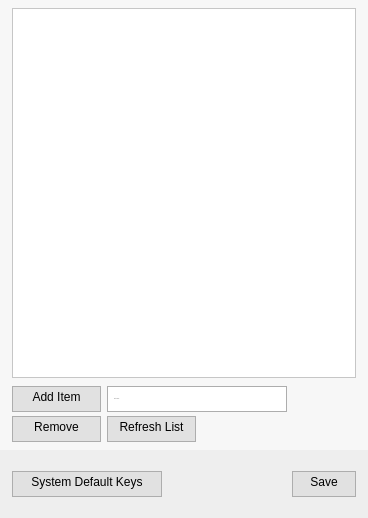
<?xml version="1.0" encoding="UTF-8"?>
<ui version="4.0">
 <class>LogItemEditDialog</class>
 <widget class="QDialog" name="LogItemEditDialog">
  <property name="geometry">
   <rect>
    <x>0</x>
    <y>0</y>
    <width>368</width>
    <height>518</height>
   </rect>
  </property>
  <property name="sizePolicy">
   <sizepolicy hsizetype="Preferred" vsizetype="Preferred">
    <horstretch>0</horstretch>
    <verstretch>0</verstretch>
   </sizepolicy>
  </property>
  <property name="minimumSize">
   <size>
    <width>299</width>
    <height>332</height>
   </size>
  </property>
  <property name="maximumSize">
   <size>
    <width>380</width>
    <height>518</height>
   </size>
  </property>
  <property name="windowTitle">
   <string>Dialog</string>
  </property>
  <property name="styleSheet">
   <string notr="true">background:#F7F7F7;
opacity:1;</string>
  </property>
  <layout class="QVBoxLayout" name="verticalLayout_3">
   <property name="leftMargin">
    <number>0</number>
   </property>
   <property name="topMargin">
    <number>0</number>
   </property>
   <property name="rightMargin">
    <number>0</number>
   </property>
   <property name="bottomMargin">
    <number>0</number>
   </property>
   <item>
    <layout class="QVBoxLayout" name="verticalLayout_2">
     <property name="spacing">
      <number>0</number>
     </property>
     <item>
      <layout class="QHBoxLayout" name="horizontalLayout_5">
       <property name="spacing">
        <number>0</number>
       </property>
       <property name="bottomMargin">
        <number>0</number>
       </property>
       <item>
        <spacer name="horizontalSpacer_4">
         <property name="orientation">
          <enum>Qt::Horizontal</enum>
         </property>
         <property name="sizeType">
          <enum>QSizePolicy::Fixed</enum>
         </property>
         <property name="sizeHint" stdset="0">
          <size>
           <width>12</width>
           <height>20</height>
          </size>
         </property>
        </spacer>
       </item>
       <item>
        <layout class="QVBoxLayout" name="verticalLayout">
         <property name="spacing">
          <number>0</number>
         </property>
         <property name="topMargin">
          <number>0</number>
         </property>
         <property name="bottomMargin">
          <number>0</number>
         </property>
         <item>
          <spacer name="verticalSpacer_4">
           <property name="orientation">
            <enum>Qt::Vertical</enum>
           </property>
           <property name="sizeType">
            <enum>QSizePolicy::Fixed</enum>
           </property>
           <property name="sizeHint" stdset="0">
            <size>
             <width>20</width>
             <height>8</height>
            </size>
           </property>
          </spacer>
         </item>
         <item>
          <widget class="QTableWidget" name="tableWidget">
           <property name="minimumSize">
            <size>
             <width>275</width>
             <height>188</height>
            </size>
           </property>
           <property name="maximumSize">
            <size>
             <width>364</width>
             <height>376</height>
            </size>
           </property>
           <property name="autoFillBackground">
            <bool>true</bool>
           </property>
           <property name="styleSheet">
            <string notr="true">QTableWidget{
  border: 1px solid #C6C6C6;
  opacity: 1;
  background: #FFFFFF;
  margin: 0;
  gridline-color: #E2E2E2;
}
QHeaderView::section{
    spacing: 10px;
    background-color: #FFFFFF;
    color: #000000;
    border:none;
    border-bottom: 1px solid #E2E2E2;
        border-right: 1px solid #E2E2E2;
    margin:0;
        font: Bold 13px &quot;Segoe UI&quot;;
}</string>
           </property>
           <property name="frameShape">
            <enum>QFrame::Box</enum>
           </property>
           <property name="frameShadow">
            <enum>QFrame::Plain</enum>
           </property>
           <property name="horizontalScrollBarPolicy">
            <enum>Qt::ScrollBarAsNeeded</enum>
           </property>
           <property name="sizeAdjustPolicy">
            <enum>QAbstractScrollArea::AdjustToContents</enum>
           </property>
           <property name="autoScrollMargin">
            <number>32</number>
           </property>
           <property name="editTriggers">
            <set>QAbstractItemView::NoEditTriggers</set>
           </property>
           <property name="alternatingRowColors">
            <bool>true</bool>
           </property>
           <property name="selectionMode">
            <enum>QAbstractItemView::SingleSelection</enum>
           </property>
           <property name="selectionBehavior">
            <enum>QAbstractItemView::SelectRows</enum>
           </property>
           <property name="verticalScrollMode">
            <enum>QAbstractItemView::ScrollPerItem</enum>
           </property>
           <property name="horizontalScrollMode">
            <enum>QAbstractItemView::ScrollPerPixel</enum>
           </property>
           <property name="showGrid">
            <bool>true</bool>
           </property>
           <property name="gridStyle">
            <enum>Qt::SolidLine</enum>
           </property>
           <property name="wordWrap">
            <bool>true</bool>
           </property>
           <property name="cornerButtonEnabled">
            <bool>false</bool>
           </property>
           <property name="rowCount">
            <number>0</number>
           </property>
           <property name="columnCount">
            <number>0</number>
           </property>
           <attribute name="horizontalHeaderVisible">
            <bool>false</bool>
           </attribute>
           <attribute name="horizontalHeaderDefaultSectionSize">
            <number>120</number>
           </attribute>
           <attribute name="verticalHeaderVisible">
            <bool>false</bool>
           </attribute>
          </widget>
         </item>
         <item>
          <spacer name="verticalSpacer">
           <property name="orientation">
            <enum>Qt::Vertical</enum>
           </property>
           <property name="sizeType">
            <enum>QSizePolicy::Fixed</enum>
           </property>
           <property name="sizeHint" stdset="0">
            <size>
             <width>5</width>
             <height>8</height>
            </size>
           </property>
          </spacer>
         </item>
         <item>
          <layout class="QHBoxLayout" name="horizontalLayout_2">
           <property name="spacing">
            <number>0</number>
           </property>
           <item>
            <widget class="QPushButton" name="pushButton">
             <property name="sizePolicy">
              <sizepolicy hsizetype="Fixed" vsizetype="Fixed">
               <horstretch>0</horstretch>
               <verstretch>0</verstretch>
              </sizepolicy>
             </property>
             <property name="minimumSize">
              <size>
               <width>89</width>
               <height>26</height>
              </size>
             </property>
             <property name="maximumSize">
              <size>
               <width>89</width>
               <height>26</height>
              </size>
             </property>
             <property name="styleSheet">
              <string notr="true">QPushButton {
  border: 1px solid #ADADAD;
  opacity: 1;
  text-align: center;
  font: 13px &quot;Segoe UI&quot;;
  color: #000000;
  background: #E1E1E1;
  margin: 0;
  padding-bottom:4px;
}
QPushButton:hover{
  color: #000000;
  background-color: #E5F1FB;
  border-color: #0078D7;
}
QPushButton:focus{
  #box-shadow: none, 0 0 0 0.2rem rgba(0, 188, 212, 0.5);
}
QPushButto:disabled {
  color: #ffffff;
  background-color: #00bcd4;
  border-color: #00bcd4;
}</string>
             </property>
             <property name="text">
              <string>Add Item</string>
             </property>
             <property name="shortcut">
              <string>Return</string>
             </property>
            </widget>
           </item>
           <item>
            <spacer name="horizontalSpacer_7">
             <property name="orientation">
              <enum>Qt::Horizontal</enum>
             </property>
             <property name="sizeType">
              <enum>QSizePolicy::Fixed</enum>
             </property>
             <property name="sizeHint" stdset="0">
              <size>
               <width>6</width>
               <height>20</height>
              </size>
             </property>
            </spacer>
           </item>
           <item>
            <widget class="QLineEdit" name="lineEdit">
             <property name="sizePolicy">
              <sizepolicy hsizetype="Fixed" vsizetype="Fixed">
               <horstretch>0</horstretch>
               <verstretch>0</verstretch>
              </sizepolicy>
             </property>
             <property name="minimumSize">
              <size>
               <width>180</width>
               <height>26</height>
              </size>
             </property>
             <property name="maximumSize">
              <size>
               <width>180</width>
               <height>26</height>
              </size>
             </property>
             <property name="font">
              <font>
               <family>Segoe UI</family>
               <pointsize>-1</pointsize>
               <weight>50</weight>
               <italic>false</italic>
               <bold>false</bold>
              </font>
             </property>
             <property name="styleSheet">
              <string notr="true">background:#FFFFFF;
border:1px solid #ADADAD;
opacity: 1;
padding-left:4px;
font: 13px &quot;Segoe UI&quot;;</string>
             </property>
             <property name="text">
              <string/>
             </property>
             <property name="placeholderText">
              <string>Enter Name...</string>
             </property>
            </widget>
           </item>
           <item>
            <spacer name="horizontalSpacer_3">
             <property name="orientation">
              <enum>Qt::Horizontal</enum>
             </property>
             <property name="sizeHint" stdset="0">
              <size>
               <width>0</width>
               <height>20</height>
              </size>
             </property>
            </spacer>
           </item>
          </layout>
         </item>
         <item>
          <spacer name="verticalSpacer_2">
           <property name="orientation">
            <enum>Qt::Vertical</enum>
           </property>
           <property name="sizeType">
            <enum>QSizePolicy::Fixed</enum>
           </property>
           <property name="sizeHint" stdset="0">
            <size>
             <width>20</width>
             <height>4</height>
            </size>
           </property>
          </spacer>
         </item>
         <item>
          <layout class="QHBoxLayout" name="horizontalLayout">
           <property name="spacing">
            <number>0</number>
           </property>
           <item>
            <widget class="QPushButton" name="pushButton_2">
             <property name="sizePolicy">
              <sizepolicy hsizetype="Fixed" vsizetype="Fixed">
               <horstretch>0</horstretch>
               <verstretch>0</verstretch>
              </sizepolicy>
             </property>
             <property name="minimumSize">
              <size>
               <width>89</width>
               <height>26</height>
              </size>
             </property>
             <property name="maximumSize">
              <size>
               <width>82</width>
               <height>26</height>
              </size>
             </property>
             <property name="styleSheet">
              <string notr="true">QPushButton {
  border: 1px solid #ADADAD;
  opacity: 1;
  text-align: center;
  font: 13px &quot;Segoe UI&quot;;
  color: #000000;
  background: #E1E1E1;
  margin: 0;
  padding-bottom:4px;
}
QPushButton:hover{
  color: #000000;
  background-color: #E5F1FB;
  border-color: #0078D7;
}
QPushButton:focus{
  #box-shadow: none, 0 0 0 0.2rem rgba(0, 188, 212, 0.5);
}
QPushButto:disabled {
  color: #ffffff;
  background-color: #00bcd4;
  border-color: #00bcd4;
}</string>
             </property>
             <property name="text">
              <string>Remove</string>
             </property>
            </widget>
           </item>
           <item>
            <spacer name="horizontalSpacer_8">
             <property name="orientation">
              <enum>Qt::Horizontal</enum>
             </property>
             <property name="sizeType">
              <enum>QSizePolicy::Fixed</enum>
             </property>
             <property name="sizeHint" stdset="0">
              <size>
               <width>6</width>
               <height>20</height>
              </size>
             </property>
            </spacer>
           </item>
           <item>
            <widget class="QPushButton" name="btnrefreshlist">
             <property name="sizePolicy">
              <sizepolicy hsizetype="Fixed" vsizetype="Fixed">
               <horstretch>0</horstretch>
               <verstretch>0</verstretch>
              </sizepolicy>
             </property>
             <property name="minimumSize">
              <size>
               <width>89</width>
               <height>26</height>
              </size>
             </property>
             <property name="styleSheet">
              <string notr="true">QPushButton {
  border: 1px solid #ADADAD;
  opacity: 1;
  text-align: center;
  font: 13px &quot;Segoe UI&quot;;
  color: #000000;
  background: #E1E1E1;
  margin: 0;
  padding-bottom:4px;
}
QPushButton:hover{
  color: #000000;
  background-color: #E5F1FB;
  border-color: #0078D7;
}
QPushButton:focus{
  #box-shadow: none, 0 0 0 0.2rem rgba(0, 188, 212, 0.5);
}
QPushButto:disabled {
  color: #ffffff;
  background-color: #00bcd4;
  border-color: #00bcd4;
}</string>
             </property>
             <property name="text">
              <string>Refresh List</string>
             </property>
            </widget>
           </item>
           <item>
            <spacer name="horizontalSpacer">
             <property name="orientation">
              <enum>Qt::Horizontal</enum>
             </property>
             <property name="sizeHint" stdset="0">
              <size>
               <width>40</width>
               <height>20</height>
              </size>
             </property>
            </spacer>
           </item>
          </layout>
         </item>
        </layout>
       </item>
       <item>
        <spacer name="horizontalSpacer_5">
         <property name="orientation">
          <enum>Qt::Horizontal</enum>
         </property>
         <property name="sizeType">
          <enum>QSizePolicy::Fixed</enum>
         </property>
         <property name="sizeHint" stdset="0">
          <size>
           <width>12</width>
           <height>20</height>
          </size>
         </property>
        </spacer>
       </item>
      </layout>
     </item>
     <item>
      <spacer name="verticalSpacer_3">
       <property name="orientation">
        <enum>Qt::Vertical</enum>
       </property>
       <property name="sizeType">
        <enum>QSizePolicy::Fixed</enum>
       </property>
       <property name="sizeHint" stdset="0">
        <size>
         <width>20</width>
         <height>8</height>
        </size>
       </property>
      </spacer>
     </item>
     <item>
      <widget class="QFrame" name="frame">
       <property name="sizePolicy">
        <sizepolicy hsizetype="Fixed" vsizetype="Fixed">
         <horstretch>0</horstretch>
         <verstretch>0</verstretch>
        </sizepolicy>
       </property>
       <property name="minimumSize">
        <size>
         <width>299</width>
         <height>68</height>
        </size>
       </property>
       <property name="maximumSize">
        <size>
         <width>952</width>
         <height>68</height>
        </size>
       </property>
       <property name="styleSheet">
        <string notr="true">background: #EEEEEE;
opacity: 1;
margin: 0;
</string>
       </property>
       <property name="frameShape">
        <enum>QFrame::NoFrame</enum>
       </property>
       <property name="frameShadow">
        <enum>QFrame::Plain</enum>
       </property>
       <layout class="QVBoxLayout" name="verticalLayout_5">
        <property name="spacing">
         <number>0</number>
        </property>
        <property name="leftMargin">
         <number>0</number>
        </property>
        <property name="topMargin">
         <number>0</number>
        </property>
        <property name="rightMargin">
         <number>0</number>
        </property>
        <property name="bottomMargin">
         <number>0</number>
        </property>
        <item>
         <layout class="QVBoxLayout" name="verticalLayout_4">
          <item>
           <spacer name="verticalSpacer_6">
            <property name="orientation">
             <enum>Qt::Vertical</enum>
            </property>
            <property name="sizeType">
             <enum>QSizePolicy::Fixed</enum>
            </property>
            <property name="sizeHint" stdset="0">
             <size>
              <width>20</width>
              <height>16</height>
             </size>
            </property>
           </spacer>
          </item>
          <item>
           <layout class="QHBoxLayout" name="horizontalLayout_3">
            <property name="spacing">
             <number>0</number>
            </property>
            <item>
             <spacer name="horizontalSpacer_9">
              <property name="orientation">
               <enum>Qt::Horizontal</enum>
              </property>
              <property name="sizeType">
               <enum>QSizePolicy::Fixed</enum>
              </property>
              <property name="sizeHint" stdset="0">
               <size>
                <width>12</width>
                <height>20</height>
               </size>
              </property>
             </spacer>
            </item>
            <item>
             <widget class="QPushButton" name="btndefaultlist">
              <property name="sizePolicy">
               <sizepolicy hsizetype="Fixed" vsizetype="Fixed">
                <horstretch>0</horstretch>
                <verstretch>0</verstretch>
               </sizepolicy>
              </property>
              <property name="minimumSize">
               <size>
                <width>150</width>
                <height>26</height>
               </size>
              </property>
              <property name="maximumSize">
               <size>
                <width>150</width>
                <height>26</height>
               </size>
              </property>
              <property name="styleSheet">
               <string notr="true">QPushButton {
  border: 1px solid #ADADAD;
  opacity: 1;
  text-align: center;
  font: 13px &quot;Segoe UI&quot;;
  color: #000000;
  background: #E1E1E1;
  margin: 0;
  padding-bottom:4px;
}
QPushButton:hover{
  color: #000000;
  background-color: #E5F1FB;
  border-color: #0078D7;
}
QPushButton:focus{
  #box-shadow: none, 0 0 0 0.2rem rgba(0, 188, 212, 0.5);
}
QPushButto:disabled {
  color: #ffffff;
  background-color: #00bcd4;
  border-color: #00bcd4;
}</string>
              </property>
              <property name="text">
               <string>System Default Keys</string>
              </property>
             </widget>
            </item>
            <item>
             <spacer name="horizontalSpacer_2">
              <property name="orientation">
               <enum>Qt::Horizontal</enum>
              </property>
              <property name="sizeHint" stdset="0">
               <size>
                <width>40</width>
                <height>20</height>
               </size>
              </property>
             </spacer>
            </item>
            <item>
             <widget class="QPushButton" name="buttonBox">
              <property name="sizePolicy">
               <sizepolicy hsizetype="Fixed" vsizetype="Fixed">
                <horstretch>0</horstretch>
                <verstretch>0</verstretch>
               </sizepolicy>
              </property>
              <property name="minimumSize">
               <size>
                <width>64</width>
                <height>26</height>
               </size>
              </property>
              <property name="maximumSize">
               <size>
                <width>64</width>
                <height>26</height>
               </size>
              </property>
              <property name="styleSheet">
               <string notr="true">QPushButton {
  border: 1px solid #ADADAD;
  opacity: 1;
  text-align: center;
  font: BOLD 13px &quot;Segoe UI&quot;;
  color: #000000;
  background: #E1E1E1;
  margin: 0;
  padding-bottom:4px;
}
QPushButton:hover{
  color: #000000;
  background-color: #E5F1FB;
  border-color: #0078D7;
}
QPushButton:focus{
  #box-shadow: none, 0 0 0 0.2rem rgba(0, 188, 212, 0.5);
}
QPushButto:disabled {
  color: #ffffff;
  background-color: #00bcd4;
  border-color: #00bcd4;
}</string>
              </property>
              <property name="text">
               <string>Save</string>
              </property>
             </widget>
            </item>
            <item>
             <spacer name="horizontalSpacer_6">
              <property name="orientation">
               <enum>Qt::Horizontal</enum>
              </property>
              <property name="sizeType">
               <enum>QSizePolicy::Fixed</enum>
              </property>
              <property name="sizeHint" stdset="0">
               <size>
                <width>12</width>
                <height>20</height>
               </size>
              </property>
             </spacer>
            </item>
           </layout>
          </item>
          <item>
           <spacer name="verticalSpacer_5">
            <property name="orientation">
             <enum>Qt::Vertical</enum>
            </property>
            <property name="sizeType">
             <enum>QSizePolicy::Fixed</enum>
            </property>
            <property name="sizeHint" stdset="0">
             <size>
              <width>20</width>
              <height>16</height>
             </size>
            </property>
           </spacer>
          </item>
         </layout>
        </item>
       </layout>
      </widget>
     </item>
    </layout>
   </item>
  </layout>
 </widget>
 <tabstops>
  <tabstop>pushButton</tabstop>
  <tabstop>pushButton_2</tabstop>
  <tabstop>lineEdit</tabstop>
  <tabstop>btnrefreshlist</tabstop>
  <tabstop>btndefaultlist</tabstop>
  <tabstop>buttonBox</tabstop>
  <tabstop>tableWidget</tabstop>
 </tabstops>
 <resources/>
 <connections/>
</ui>
